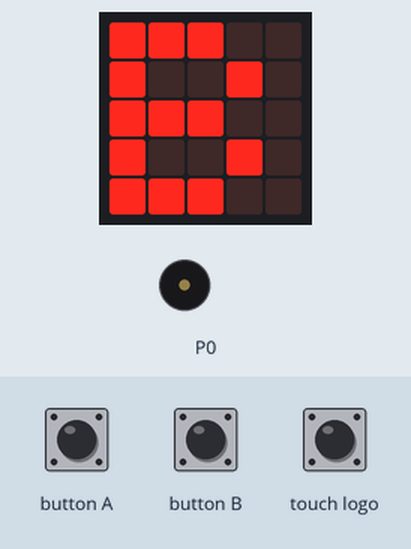
A program run on a simulated BBC micro:bit (MakeCode). Shown: the board's 5×5 LED display, buzzer (waves = sounding). The test bench sets the inputs (shaded band). Random numbers come from a fixed seed.

Above: at 1.9 s.
2.0 s: button A pressed for 0.15 s
At 2.9 s:
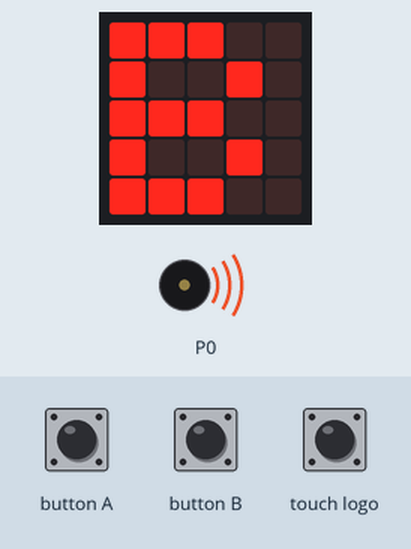
3.6 s: button B pressed for 0.15 s
At 5.9 s:
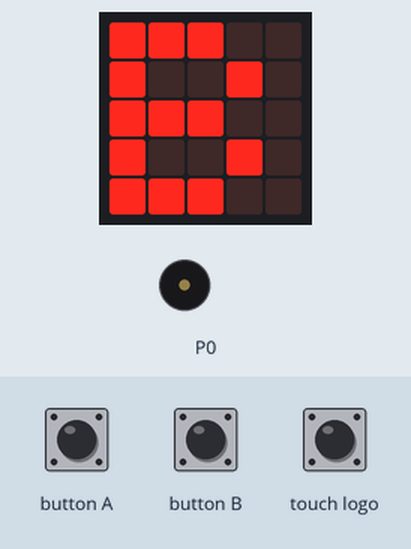
Timing chart, 0 to 7.4 s (numbered marks = the images above; inputs shaded):
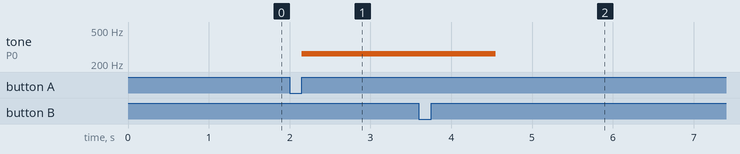

Measured:
- after the input at 2.0 s, tone on P0: silent → 262 Hz after 0.15 s
- after the input at 3.6 s, tone on P0: 262 Hz → silent after 0.95 s

The program:

main.ts
```typescript
let cas = 0
input.onButtonPressed(Button.B, function on_button_pressed_b() {

    cas = randint(250, 3000)
    music.playTone(Note.C, cas)
})
input.onButtonPressed(Button.A, function on_button_pressed_a() {
    music.playTone(Note.C, cas)
})
basic.showString("B")
input.onLogoEvent(TouchButtonEvent.Pressed, function on_logo_event_pressed() {

})
```

test.ts
```typescript
// Tady jsou testy. Při použití tohoto balíčku jako rozšíření nebude zkompilováno.
```
